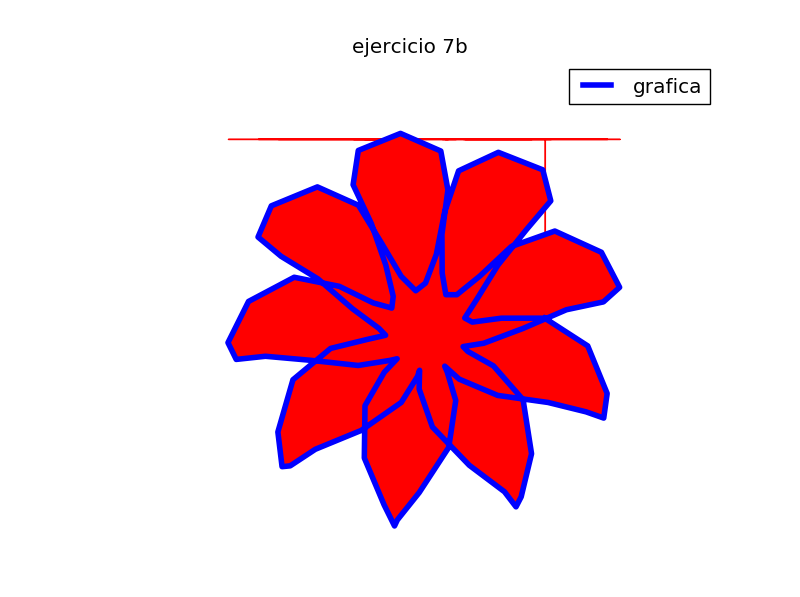

Python code for this plot:
#MARTHA ELENA NIEVES MORA
#LABORATORIO 3B
#EJERCICIO 7b



import matplotlib.pyplot as plt
import numpy as np
import math

x=np.linspace(0,4*math.pi,100)
r=150+100*np.sin(4.5*x)
t=x-(np.cos(10*x))/(10)
y=320+r*np.cos(t)
z=-240-r*np.sin(t)
plt.plot(y,z, linewidth=4, color='b', label='grafica')
plt.legend()
plt.title('ejercicio 7b')
plt.xlabel('tiempo')
plt.ylabel('cm')
plt.fill_between(y,z,color='r')
plt.axis('equal')
plt.axis('off')
plt.grid(True)
plt.show()
